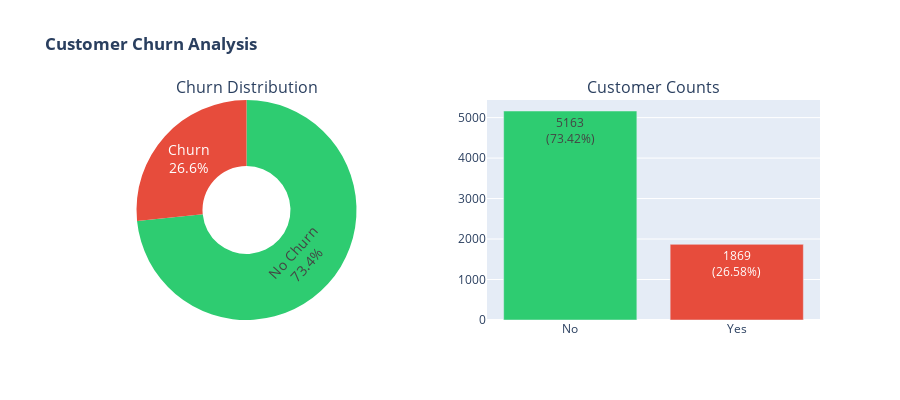

The code cell stored with this chart in its notebook:
### Markdown cell above
<a id="section3"></a>
# 3. 🔍 EXPLORATORY DATA ANALYSIS (EDA)

---

## 3.1 Missing Values Analysis

**Why this matters:**
- Missing data can bias our model
- Different imputation strategies affect results
- Understanding patterns in missingness is crucial

**Theory:**
- **MCAR** (Missing Completely At Random): No pattern
- **MAR** (Missing At Random): Depends on observed data
- **MNAR** (Missing Not At Random): Depends on unobserved data

### Code cell
# TARGET VARIABLE ANALYSIS
print("="*80)
print("CHURN DISTRIBUTION ANALYSIS")
print("="*80)

# Calculate churn statistics
churn_counts = df['Churn'].value_counts()
churn_percent = (df['Churn'].value_counts(normalize=True) * 100).round(2)

print(f"\nTotal Customers: {len(df):,}")
print(f"Churned Customers: {churn_counts['Yes']:,} ({churn_percent['Yes']:.2f}%)")
print(f"Retained Customers: {churn_counts['No']:,} ({churn_percent['No']:.2f}%)")
print(f"\n📊 Class Imbalance Ratio: {churn_counts['No']/churn_counts['Yes']:.2f}:1")

# Visualizations
fig = make_subplots(
    rows=1, cols=2,
    specs=[[{'type':'domain'}, {'type':'bar'}]],
    subplot_titles=('Churn Distribution', 'Customer Counts')
)

# Pie chart
fig.add_trace(go.Pie(
    labels=['No Churn', 'Churn'], 
    values=churn_counts.values,
    hole=0.4,
    marker_colors=['#2ecc71', '#e74c3c'],
    textinfo='label+percent',
    textfont_size=14
), 1, 1)

# Bar chart
fig.add_trace(go.Bar(
    x=['No', 'Yes'],
    y=churn_counts.values,
    text=[f'{count}<br>({pct}%)' for count, pct in zip(churn_counts.values, churn_percent.values)],
    textposition='auto',
    marker_color=['#2ecc71', '#e74c3c'],
    showlegend=False
), 1, 2)

fig.update_layout(
    title_text="<b>Customer Churn Analysis</b>",
    height=400,
    showlegend=False
)
fig.show()

print("\n💡 Key Takeaways:")
print(f"   • Dataset is IMBALANCED - {churn_percent['No']:.1f}% vs {churn_percent['Yes']:.1f}%")
print(f"   • Need resampling techniques (SMOTE, ADASYN)")
print(f"   • Cannot use accuracy as primary metric")
print(f"   • Focus on F1-Score, Recall, and Precision")

### Figure 1 — Plotly figure (JSON) as saved in the notebook; plotly's stock layout.template omitted (floating-point values rounded to 4 significant figures)
{"data": [{"domain": {"x": [0, 0.45], "y": [0, 1]}, "hole": 0.4, "labels": ["No Churn", "Churn"], "marker": {"colors": ["#2ecc71", "#e74c3c"]}, "textfont": {"size": 14}, "textinfo": "label+percent", "type": "pie", "values": [5163, 1869]}, {"marker": {"color": ["#2ecc71", "#e74c3c"]}, "showlegend": false, "text": ["5163<br>(73.42%)", "1869<br>(26.58%)"], "textposition": "auto", "type": "bar", "x": ["No", "Yes"], "xaxis": "x", "y": [5163, 1869], "yaxis": "y"}], "layout": {"annotations": [{"font": {"size": 16}, "showarrow": false, "text": "Churn Distribution", "x": 0.225, "xanchor": "center", "xref": "paper", "y": 1, "yanchor": "bottom", "yref": "paper"}, {"font": {"size": 16}, "showarrow": false, "text": "Customer Counts", "x": 0.775, "xanchor": "center", "xref": "paper", "y": 1, "yanchor": "bottom", "yref": "paper"}], "height": 400, "showlegend": false, "title": {"text": "<b>Customer Churn Analysis</b>"}, "xaxis": {"anchor": "y", "domain": [0.55, 1]}, "yaxis": {"anchor": "x", "domain": [0, 1]}}}
